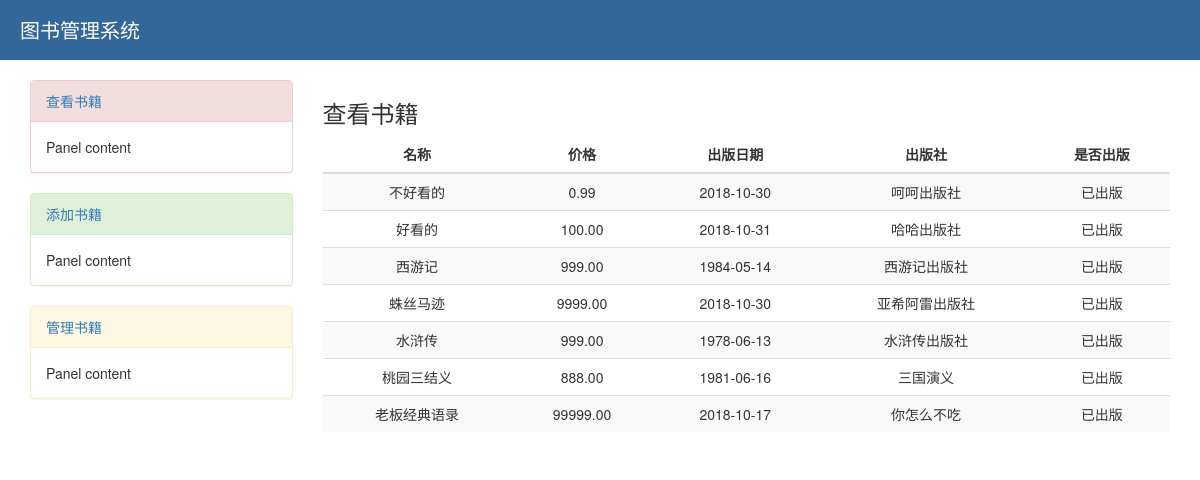
The page / on the database its author committed.
### book/models.py (models this page shows)
class Book(models.Model):
    title=models.CharField(max_length=32,unique=True)
    price=models.DecimalField(max_digits=8,decimal_places=2,null=True)
    pub_date=models.DateField()
    publish=models.CharField(max_length=32)
    is_pub=models.BooleanField(default=True)

### book/views.py (the view)
# urls.py: path('', views.index),
def index(request):  #首页
    ret = models.Book.objects.all().exists()  # 判断表是否有记录
    if ret:
        book_list=models.Book.objects.all()  # 查询表的所有记录
        return render(request,"index.html",{"book_list":book_list})
    else:
        hint = '<script>alert("没有书籍，请添加书籍");window.location.href="/books/add"</script>'
        return HttpResponse(hint)  # js跳转到添加页面

### templates/index.html (shortened to what this page needs)
{% extends 'base.html' %}
{% block content %}
<h3>查看书籍</h3>
<table class="table table-hover table-striped ">
                <thead>
                     <tr>
                         <th>名称</th>
                         <th>价格</th>
                         <th>出版日期</th>
                         <th>出版社</th>
                         <th>是否出版</th>
                     </tr>
                </thead>
                <tbody>
                      {% for book in book_list %}
                      <tr>
                          <td>{{ book.title }}</td>
                          <td>{{ book.price }}</td>
                          <td>{{ book.pub_date|date:"Y-m-d" }}</td>
                          <td>{{ book.publish }}</td>
                          <td>
                              {% if book.is_pub %}
                              已出版
                              {% else %}
                              未出版
                              {% endif %}
                          </td>
                      </tr>
                      {% endfor %}
                </tbody>
            </table>
{% endblock content %}

### templates/base.html (shortened to what this page needs)
<!DOCTYPE html>
<html lang="en">
<head>
    <link rel="stylesheet" href="/static/css/bootstrap.min.css">
</head>
<body>
<div class="header">
    <p class="title">
        图书管理系统
    </p>
</div>
<div class="container">
    <div class="row">
        <div class="col-md-3">
            <div class="panel panel-danger">
                <div class="panel-heading"><a href="/index/">查看书籍</a></div>
                <div class="panel-body">
                    Panel content
                </div>
            </div>
            <div class="panel panel-success">
                <div class="panel-heading"><a href="/books/add/">添加书籍</a></div>
                <div class="panel-body">
                    Panel content
                </div>
            </div>
            <div class="panel panel-warning">
                <div class="panel-heading"><a href="/books/manage/">管理书籍</a></div>
                <div class="panel-body">
                    Panel content
                </div>
            </div>
        </div>
        <div class="col-md-9">
           {% block content %}
           {% endblock %}
        </div>
    </div>
</div>
</body>
</html>

### templates/base.html (style rules this page uses)
* { margin: 0; padding: 0; }
.header { width: 100%; height: 60px; background-color: #369; }
.title { line-height: 60px; color: white; font-weight: 100; margin-left: 20px; font-size: 20px; }
.container { margin-top: 20px; }
.table th, .table td { text-align: center; vertical-align: middle!important; }

### rows shown on the page
Book: title "不好看的", price "0.99", pub_date "2018-10-30", publish "呵呵出版社", is_pub "已出版"
Book: title "好看的", price "100.00", pub_date "2018-10-31", publish "哈哈出版社", is_pub "已出版"
Book: title "西游记", price "999.00", pub_date "1984-05-14", publish "西游记出版社", is_pub "已出版"
Book: title "蛛丝马迹", price "9999.00", pub_date "2018-10-30", publish "亚希阿雷出版社", is_pub "已出版"
Book: title "水浒传", price "999.00", pub_date "1978-06-13", publish "水浒传出版社", is_pub "已出版"
Book: title "桃园三结义", price "888.00", pub_date "1981-06-16", publish "三国演义", is_pub "已出版"
Book: title "老板经典语录", price "99999.00", pub_date "2018-10-17", publish "你怎么不吃", is_pub "已出版"
